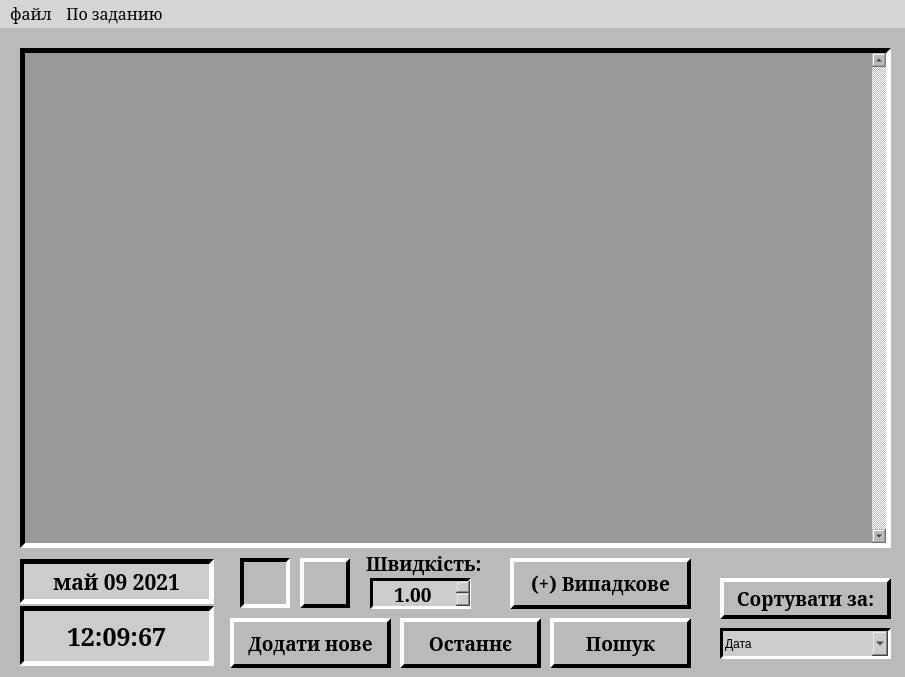
<?xml version="1.0" encoding="UTF-8"?>
<ui version="4.0">
 <class>MWindow</class>
 <widget class="QMainWindow" name="MWindow">
  <property name="geometry">
   <rect>
    <x>0</x>
    <y>0</y>
    <width>905</width>
    <height>677</height>
   </rect>
  </property>
  <property name="windowTitle">
   <string>MWindow</string>
  </property>
  <property name="styleSheet">
   <string notr="true">
background-color: rgb(186, 186, 186);</string>
  </property>
  <widget class="QWidget" name="centralwidget">
   <widget class="QScrollArea" name="scrollArea">
    <property name="geometry">
     <rect>
      <x>20</x>
      <y>20</y>
      <width>871</width>
      <height>500</height>
     </rect>
    </property>
    <property name="styleSheet">
     <string notr="true">	border : 5px solid black;
	border-bottom: 5px solid white;
	border-right: 5px solid white;
background-color:rgb(153, 153, 153);</string>
    </property>
    <property name="verticalScrollBarPolicy">
     <enum>Qt::ScrollBarAlwaysOn</enum>
    </property>
    <property name="widgetResizable">
     <bool>true</bool>
    </property>
    <widget class="QWidget" name="scrollAreaWidgetContents_2">
     <property name="geometry">
      <rect>
       <x>0</x>
       <y>0</y>
       <width>847</width>
       <height>490</height>
      </rect>
     </property>
     <property name="styleSheet">
      <string notr="true">border: none;
</string>
     </property>
    </widget>
   </widget>
   <widget class="QPushButton" name="DelLast">
    <property name="geometry">
     <rect>
      <x>400</x>
      <y>590</y>
      <width>141</width>
      <height>50</height>
     </rect>
    </property>
    <property name="font">
     <font>
      <family>MS Serif</family>
      <pointsize>14</pointsize>
      <weight>75</weight>
      <bold>true</bold>
     </font>
    </property>
    <property name="styleSheet">
     <string notr="true">QPushButton{
	border : 4px solid white;
	border-bottom: 4px solid black;
	border-right: 4px solid black;
}
QPushButton:pressed{ 
	border : 4px solid black;
	border-bottom: 4px solid white;
	border-right: 4px solid white;
}
</string>
    </property>
    <property name="text">
     <string>Останнє</string>
    </property>
    <property name="icon">
     <iconset>
      <disabledoff>:/ico/del.png</disabledoff>
     </iconset>
    </property>
    <property name="flat">
     <bool>false</bool>
    </property>
   </widget>
   <widget class="QPushButton" name="Pause">
    <property name="geometry">
     <rect>
      <x>240</x>
      <y>530</y>
      <width>50</width>
      <height>50</height>
     </rect>
    </property>
    <property name="styleSheet">
     <string notr="true">QPushButton:release{
	border : 4px solid white;
	border-bottom: 4px solid black;
	border-right: 4px solid black;
}
QPushButton{ 
	border : 4px solid black;
	border-bottom: 4px solid white;
	border-right: 4px solid white;
}
QPushButton:pressed{ 
	border : 4px solid black;
	border-bottom: 4px solid white;
	border-right: 4px solid white;
}</string>
    </property>
    <property name="text">
     <string/>
    </property>
    <property name="icon">
     <iconset>
      <disabledoff>:/ico/pause.png</disabledoff>
     </iconset>
    </property>
    <property name="default">
     <bool>true</bool>
    </property>
    <property name="flat">
     <bool>false</bool>
    </property>
   </widget>
   <widget class="QFrame" name="frame">
    <property name="geometry">
     <rect>
      <x>20</x>
      <y>530</y>
      <width>200</width>
      <height>110</height>
     </rect>
    </property>
    <property name="styleSheet">
     <string notr="true">QFrame{border: 4px solid black;}</string>
    </property>
    <property name="frameShape">
     <enum>QFrame::StyledPanel</enum>
    </property>
    <property name="frameShadow">
     <enum>QFrame::Raised</enum>
    </property>
    <widget class="QWidget" name="verticalLayoutWidget_2">
     <property name="geometry">
      <rect>
       <x>-1</x>
       <y>-1</y>
       <width>201</width>
       <height>111</height>
      </rect>
     </property>
     <layout class="QVBoxLayout" name="verticalLayout_2">
      <property name="spacing">
       <number>0</number>
      </property>
      <item>
       <widget class="QLabel" name="Date_2">
        <property name="minimumSize">
         <size>
          <width>39</width>
          <height>0</height>
         </size>
        </property>
        <property name="maximumSize">
         <size>
          <width>195</width>
          <height>45</height>
         </size>
        </property>
        <property name="font">
         <font>
          <family>MS Serif</family>
          <pointsize>16</pointsize>
          <weight>75</weight>
          <italic>false</italic>
          <bold>true</bold>
         </font>
        </property>
        <property name="styleSheet">
         <string notr="true">	border : 5px solid black;
	border-bottom: 5px solid white;
	border-right: 5px solid white;
background-color:rgb(204, 204, 204);</string>
        </property>
        <property name="text">
         <string>май 09 2021</string>
        </property>
        <property name="alignment">
         <set>Qt::AlignCenter</set>
        </property>
       </widget>
      </item>
      <item>
       <widget class="QLabel" name="Time_2">
        <property name="maximumSize">
         <size>
          <width>195</width>
          <height>60</height>
         </size>
        </property>
        <property name="font">
         <font>
          <family>MS Serif</family>
          <pointsize>19</pointsize>
          <weight>75</weight>
          <bold>true</bold>
         </font>
        </property>
        <property name="styleSheet">
         <string notr="true">	border : 5px solid black;
	border-bottom: 5px solid white;
	border-right: 5px solid white;
background-color:rgb(204, 204, 204);</string>
        </property>
        <property name="text">
         <string>12:09:67</string>
        </property>
        <property name="alignment">
         <set>Qt::AlignCenter</set>
        </property>
       </widget>
      </item>
     </layout>
    </widget>
   </widget>
   <widget class="QPushButton" name="Search">
    <property name="geometry">
     <rect>
      <x>550</x>
      <y>590</y>
      <width>141</width>
      <height>50</height>
     </rect>
    </property>
    <property name="font">
     <font>
      <family>MS Serif</family>
      <pointsize>14</pointsize>
      <weight>75</weight>
      <bold>true</bold>
     </font>
    </property>
    <property name="styleSheet">
     <string notr="true">QPushButton{
	border : 4px solid white;
	border-bottom: 4px solid black;
	border-right: 4px solid black;
}
QPushButton:pressed{ 
	border : 4px solid black;
	border-bottom: 4px solid white;
	border-right: 4px solid white;
}
</string>
    </property>
    <property name="text">
     <string>Пошук</string>
    </property>
    <property name="icon">
     <iconset>
      <disabledoff>:/ico/Search.png</disabledoff>
     </iconset>
    </property>
    <property name="flat">
     <bool>false</bool>
    </property>
   </widget>
   <widget class="QPushButton" name="SortBy">
    <property name="geometry">
     <rect>
      <x>720</x>
      <y>550</y>
      <width>171</width>
      <height>41</height>
     </rect>
    </property>
    <property name="font">
     <font>
      <family>MS Serif</family>
      <pointsize>14</pointsize>
      <weight>75</weight>
      <bold>true</bold>
     </font>
    </property>
    <property name="styleSheet">
     <string notr="true">QPushButton{
	border : 4px solid white;
	border-bottom: 4px solid black;
	border-right: 4px solid black;
}
QPushButton:pressed{ 
	border : 4px solid black;
	border-bottom: 4px solid white;
	border-right: 4px solid white;
}</string>
    </property>
    <property name="text">
     <string>Сортувати за:</string>
    </property>
    <property name="icon">
     <iconset>
      <disabledoff>:/ico/sort.png</disabledoff>
     </iconset>
    </property>
    <property name="flat">
     <bool>false</bool>
    </property>
   </widget>
   <widget class="QPushButton" name="Play">
    <property name="geometry">
     <rect>
      <x>300</x>
      <y>530</y>
      <width>50</width>
      <height>50</height>
     </rect>
    </property>
    <property name="styleSheet">
     <string notr="true">QPushButton{
	border : 4px solid white;
	border-bottom: 4px solid black;
	border-right: 4px solid black;
}
QPushButton:pressed{ 
	border : 4px solid black;
	border-bottom: 4px solid white;
	border-right: 4px solid white;
}</string>
    </property>
    <property name="text">
     <string/>
    </property>
    <property name="icon">
     <iconset>
      <disabledoff>:/ico/once.png</disabledoff>
     </iconset>
    </property>
    <property name="flat">
     <bool>false</bool>
    </property>
   </widget>
   <widget class="QPushButton" name="RandomBnt">
    <property name="geometry">
     <rect>
      <x>510</x>
      <y>530</y>
      <width>181</width>
      <height>51</height>
     </rect>
    </property>
    <property name="font">
     <font>
      <family>MS Serif</family>
      <pointsize>14</pointsize>
      <weight>75</weight>
      <bold>true</bold>
     </font>
    </property>
    <property name="styleSheet">
     <string notr="true">QPushButton{
	border : 4px solid white;
	border-bottom: 4px solid black;
	border-right: 4px solid black;
}
QPushButton:pressed{ 
	border : 4px solid black;
	border-bottom: 4px solid white;
	border-right: 4px solid white;
}</string>
    </property>
    <property name="text">
     <string>(+) Випадкове</string>
    </property>
    <property name="icon">
     <iconset resource="resources.qrc">
      <normaloff>:/ico/rand.png</normaloff>:/ico/rand.png</iconset>
    </property>
    <property name="iconSize">
     <size>
      <width>30</width>
      <height>30</height>
     </size>
    </property>
   </widget>
   <widget class="QLabel" name="label">
    <property name="geometry">
     <rect>
      <x>366</x>
      <y>520</y>
      <width>115</width>
      <height>31</height>
     </rect>
    </property>
    <property name="font">
     <font>
      <family>MS Serif</family>
      <pointsize>14</pointsize>
      <weight>75</weight>
      <bold>true</bold>
     </font>
    </property>
    <property name="styleSheet">
     <string notr="true"/>
    </property>
    <property name="text">
     <string>Швидкість:</string>
    </property>
   </widget>
   <widget class="QPushButton" name="AddNew">
    <property name="geometry">
     <rect>
      <x>230</x>
      <y>590</y>
      <width>161</width>
      <height>50</height>
     </rect>
    </property>
    <property name="font">
     <font>
      <family>MS Serif</family>
      <pointsize>14</pointsize>
      <weight>75</weight>
      <bold>true</bold>
     </font>
    </property>
    <property name="styleSheet">
     <string notr="true">QPushButton{
	border : 4px solid white;
	border-bottom: 4px solid black;
	border-right: 4px solid black;
}
QPushButton:pressed{ 
	border : 4px solid black;
	border-bottom: 4px solid white;
	border-right: 4px solid white;
}</string>
    </property>
    <property name="text">
     <string>Додати нове</string>
    </property>
    <property name="icon">
     <iconset>
      <disabledoff>:/ico/add.png</disabledoff>
     </iconset>
    </property>
    <property name="flat">
     <bool>false</bool>
    </property>
   </widget>
   <widget class="QDoubleSpinBox" name="SpeedSpin">
    <property name="geometry">
     <rect>
      <x>370</x>
      <y>550</y>
      <width>101</width>
      <height>31</height>
     </rect>
    </property>
    <property name="font">
     <font>
      <family>MS Serif</family>
      <pointsize>14</pointsize>
      <weight>75</weight>
      <bold>true</bold>
     </font>
    </property>
    <property name="styleSheet">
     <string notr="true">	border : 3px solid black;
	border-bottom: 3px solid white;
	border-right: 3px solid white;
	background-color:rgb(204, 204, 204);
</string>
    </property>
    <property name="alignment">
     <set>Qt::AlignCenter</set>
    </property>
    <property name="buttonSymbols">
     <enum>QAbstractSpinBox::UpDownArrows</enum>
    </property>
    <property name="minimum">
     <double>1.000000000000000</double>
    </property>
    <property name="maximum">
     <double>1000.000000000000000</double>
    </property>
    <property name="value">
     <double>1.000000000000000</double>
    </property>
   </widget>
   <widget class="QComboBox" name="comboBox">
    <property name="geometry">
     <rect>
      <x>720</x>
      <y>600</y>
      <width>171</width>
      <height>31</height>
     </rect>
    </property>
    <property name="styleSheet">
     <string notr="true">	border : 3px solid black;
	border-bottom: 3px solid white;
	border-right: 3px solid white;
	background-color:rgb(204, 204, 204);
font: 75 14pt &quot;MS Serif&quot;;</string>
    </property>
    <item>
     <property name="text">
      <string>Дата</string>
     </property>
    </item>
    <item>
     <property name="text">
      <string>Час</string>
     </property>
    </item>
    <item>
     <property name="text">
      <string>Місто №1</string>
     </property>
    </item>
    <item>
     <property name="text">
      <string>Місто №2</string>
     </property>
    </item>
    <item>
     <property name="text">
      <string>Перон</string>
     </property>
    </item>
   </widget>
  </widget>
  <widget class="QMenuBar" name="menuBar">
   <property name="geometry">
    <rect>
     <x>0</x>
     <y>0</y>
     <width>905</width>
     <height>25</height>
    </rect>
   </property>
   <property name="font">
    <font>
     <family>MS Serif</family>
     <pointsize>12</pointsize>
    </font>
   </property>
   <property name="styleSheet">
    <string notr="true">background-color:rgb(213, 213, 213);</string>
   </property>
   <widget class="QMenu" name="menu">
    <property name="font">
     <font>
      <family>MS Serif</family>
      <pointsize>11</pointsize>
     </font>
    </property>
    <property name="title">
     <string>файл</string>
    </property>
    <addaction name="action"/>
    <addaction name="action_2"/>
   </widget>
   <widget class="QMenu" name="menu_2">
    <property name="title">
     <string>По заданию</string>
    </property>
    <addaction name="action_3"/>
   </widget>
   <addaction name="menu"/>
   <addaction name="menu_2"/>
  </widget>
  <action name="action">
   <property name="text">
    <string>Записати</string>
   </property>
   <property name="font">
    <font>
     <family>MS Serif</family>
     <pointsize>12</pointsize>
    </font>
   </property>
   <property name="shortcut">
    <string>Ctrl+W</string>
   </property>
  </action>
  <action name="action_2">
   <property name="text">
    <string>Зчитати</string>
   </property>
   <property name="shortcut">
    <string>Ctrl+R</string>
   </property>
  </action>
  <action name="action_3">
   <property name="text">
    <string>Полиморфизм</string>
   </property>
  </action>
 </widget>
 <resources>
  <include location="resources.qrc"/>
 </resources>
 <connections/>
</ui>
